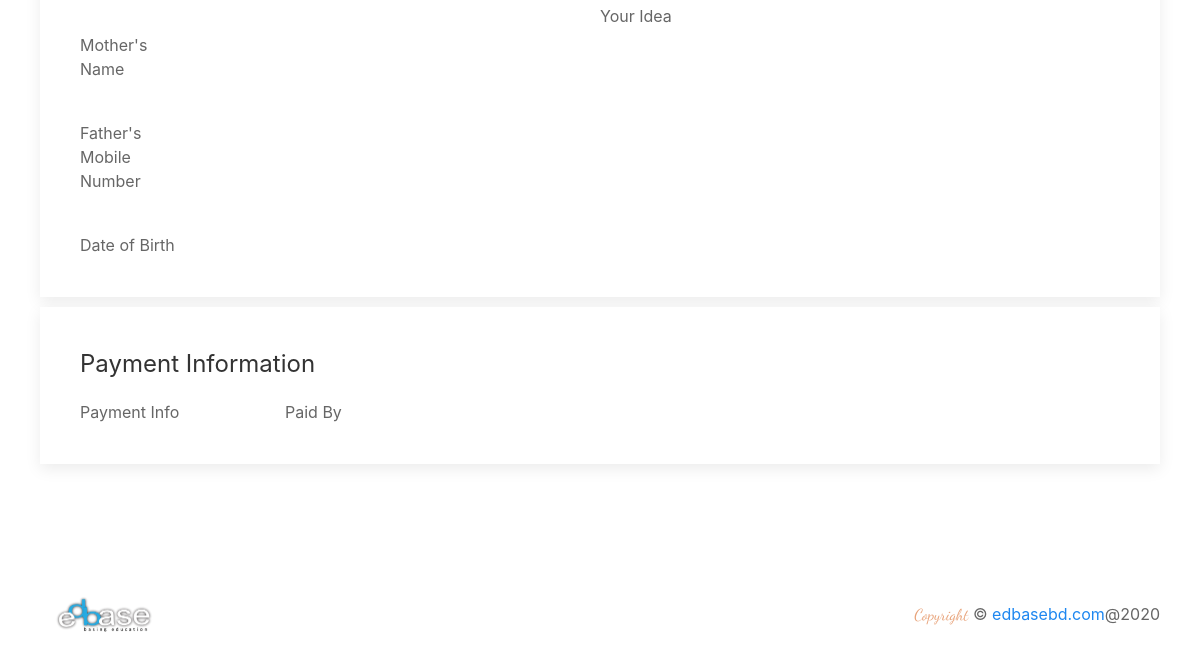
/studentdetail/2/ (signed in, lower part), run on an earlier commit of the app's database.
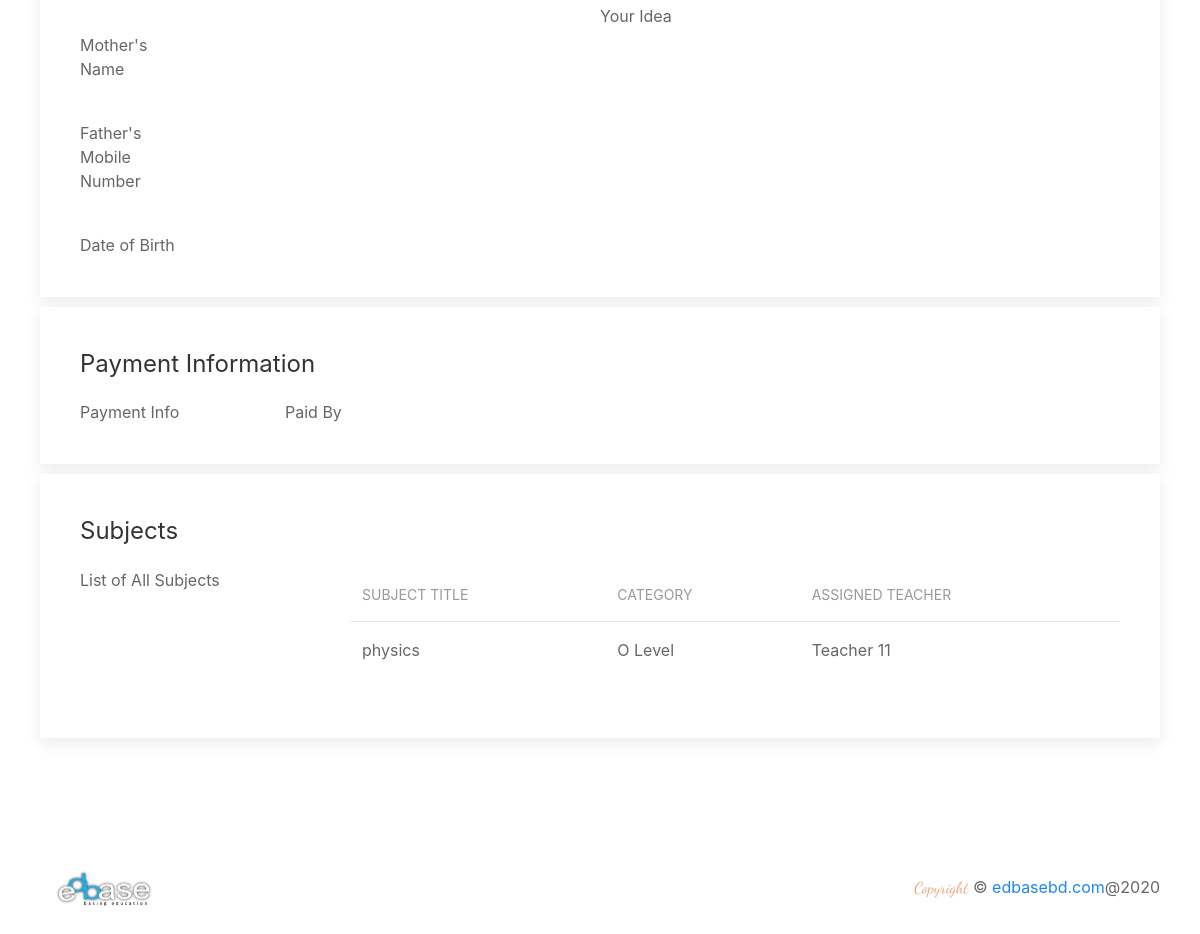
And on a later commit of the database.
### applicant/models.py (models this page shows, shortened)
class QualificationSubject(models.Model):
    student = models.ForeignKey(Student, related_name='student_subjects_qualified', on_delete=models.CASCADE)
    subjects = models.ForeignKey(Subject, related_name='subjects', on_delete=models.CASCADE)

class Subject(models.Model):
    title = models.CharField(max_length=128, null=True, blank=True)
    status = models.BooleanField(default=True, null=True, blank=True)
    assigned = models.BooleanField(default=False, null=True, blank=True)
    assigned_teacher = models.ForeignKey(Teacher, on_delete=models.CASCADE)
    level = models.CharField(max_length=128, null=True, blank=True)
    created_at = models.DateTimeField(auto_now_add=True, null=True, blank=True)

class Teacher(models.Model):
    user = models.OneToOneField(User, on_delete=models.CASCADE)
    name = models.CharField(max_length=128, null=True, blank=True)
    status = models.BooleanField(default=True, null=True, blank=True)
    level = models.CharField(max_length=128, null=True, blank=True)
    created_at = models.DateTimeField(auto_now_add=True, null=True, blank=True)
    def __str__(self):
        return self.name

### applicant/views.py (the view)
# urls.py: path('studentdetail/<int:sid>/', views.studentDetail, name='studentdetail'),
@login_required(login_url='/login/')
def studentDetail(request, sid):
    student = Student.objects.get(id=sid)
    try:
        personal_info = PersonalInfo.objects.get(student_id=sid)
        payment_info = PaymentInfo.objects.get(student_id=sid)
        subjects = QualificationSubject.objects.filter(student__id__contains=sid)
        return render(request, 'studentDetail.html', {'data': student, 'subjects': subjects, 'payment': payment_info, 'personal': personal_info, 'media_url':settings.MEDIA_URL})
    except :
        subjects = QualificationSubject.objects.filter(student__id__contains=sid)
        return render(request, 'studentDetail.html', {'data': student, 'subjects': subjects})

### applicant/templates/studentDetail.html (shortened to what the changed rows need)
{% extends 'base.html' %}
{% load static %}
{% block content %}
    <section id="student-list">
        <div class="uk-container">
            <div class="uk-child-width-1@m" uk-grid>
                <div class="uk-margin-large">
                    {% if subjects %}
                        <div class="uk-card uk-card-default uk-card-body uk-margin-small">
                            <h3>Subjects</h3>
                            <div class="uk-text-left" uk-grid>
                                <div class="uk-width-1-4">
                                    <div class="">List of All Subjects</div>
                                </div>
                                <div class="uk-width-3-4">
                                    <ul class="uk-list uk-list-bullet">
                                        <table class="uk-table uk-table-hover uk-table-divider">
                                            <thead>
                                                <tr>
                                                    <th>Subject Title</th>
                                                    <th>Category</th>
                                                    <th>Assigned Teacher</th>
                                                </tr>
                                            </thead>
                                            <tbody>
                                                {% for subject in subjects %}
                                                <tr>
                                                    <td>{{ subject.subjects.title }}</td>
                                                    <td>{{ subject.subjects.level }} Level</td>
                                                    <td>{{ subject.subjects.assigned_teacher }}</td>
                                                </tr>
                                                {% endfor %}
                                            </tbody>
                                        </table>
                                    </ul>
                                </div>
                            </div>
                        </div>
                    {% endif %}
                </div>
            </div>
        </div>
    </section>
{% endblock %}

What changed in the data, as far as the page shows it:
added QualificationSubject: subjects "physics", subjects.level "O", subjects.assigned_teacher "Teacher 11"
Also different on the page:
text now shown: "Subjects List of All Subjects SUBJECT TITLE CATEGORY ASSIGNED TEACHER"
